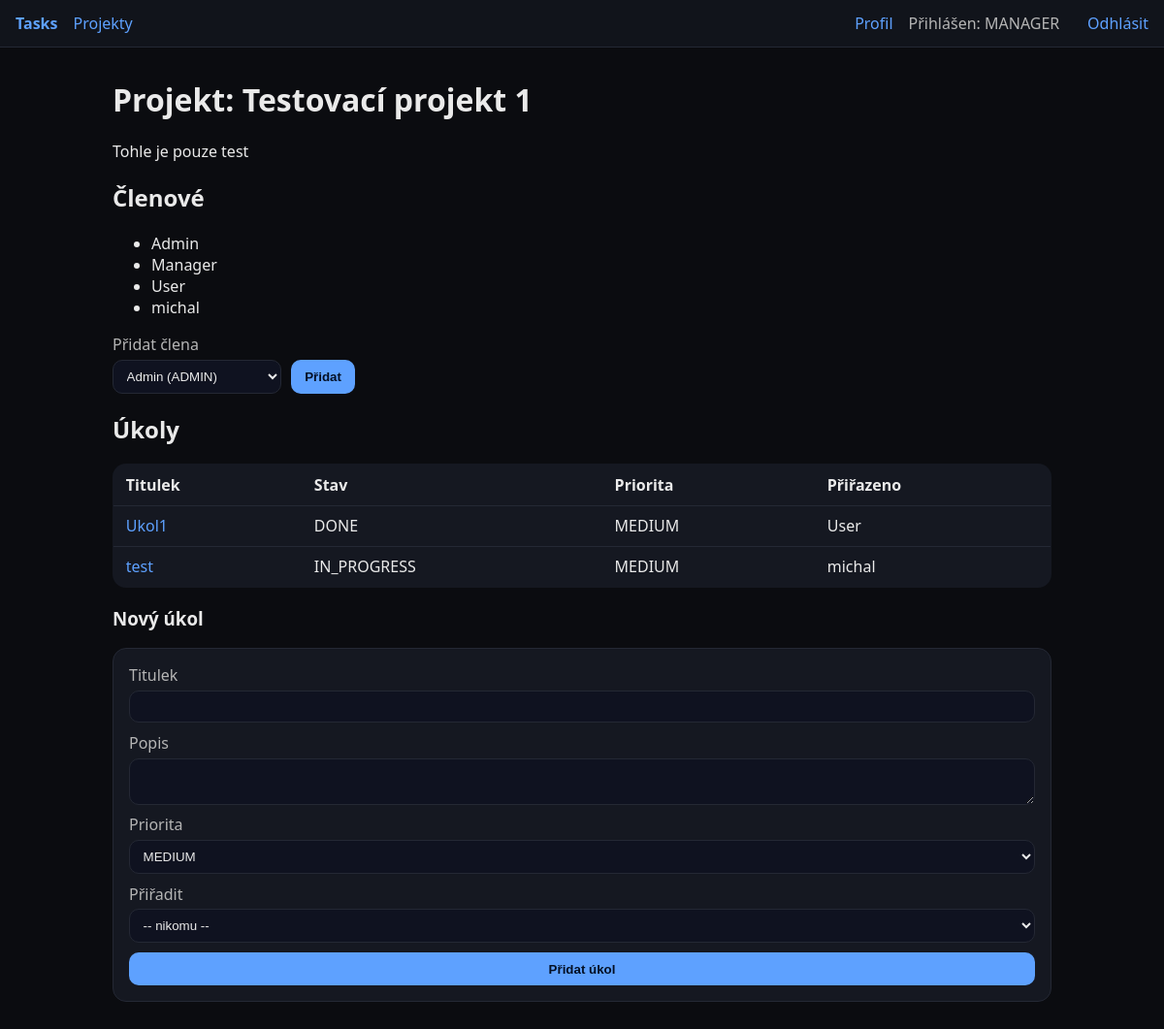
/projects/1 (signed in), run on the app's committed database.
### app/models.py (models this page shows)
class Project(Base):
    __tablename__ = "projects"
    id: Mapped[int] = mapped_column(Integer, primary_key=True)
    name: Mapped[str] = mapped_column(String, index=True)
    description: Mapped[str] = mapped_column(Text, default="")
    archived: Mapped[bool] = mapped_column(Boolean, default=False)
    owner_id: Mapped[int] = mapped_column(ForeignKey("users.id"))
    created_at: Mapped[datetime] = mapped_column(DateTime, default=func.now())
    owner = relationship("User")
    tasks = relationship("Task", back_populates="project", cascade="all, delete-orphan")
    members = relationship("ProjectMember", back_populates="project", cascade="all, delete-orphan")

class ProjectMember(Base):
    __tablename__ = "project_members"
    project_id: Mapped[int] = mapped_column(ForeignKey("projects.id"), primary_key=True)
    user_id: Mapped[int] = mapped_column(ForeignKey("users.id"), primary_key=True)
    project = relationship("Project", back_populates="members")
    user = relationship("User")
    __table_args__ = (UniqueConstraint("project_id", "user_id", name="uq_project_user"),)

class User(Base):
    __tablename__ = "users"
    id: Mapped[int] = mapped_column(Integer, primary_key=True, index=True)
    email: Mapped[str] = mapped_column(String, unique=True, index=True)
    password_hash: Mapped[str] = mapped_column(String)
    full_name: Mapped[str] = mapped_column(String, default="")
    role: Mapped[str] = mapped_column(String, default="USER")
    created_at: Mapped[datetime] = mapped_column(DateTime, default=func.now())
    tasks = relationship("Task", back_populates="assignee")

class Task(Base):
    __tablename__ = "tasks"
    id: Mapped[int] = mapped_column(Integer, primary_key=True)
    project_id: Mapped[int] = mapped_column(ForeignKey("projects.id"))
    assignee_id: Mapped[Optional[int]] = mapped_column(ForeignKey("users.id"), nullable=True)
    title: Mapped[str] = mapped_column(String)
    description: Mapped[str] = mapped_column(Text, default="")
    priority: Mapped[str] = mapped_column(String, default="MEDIUM")
    status: Mapped[str] = mapped_column(String, default="TODO")
    deadline: Mapped[Optional[date]] = mapped_column(Date, nullable=True)
    created_at: Mapped[datetime] = mapped_column(DateTime, default=func.now())
    updated_at: Mapped[datetime] = mapped_column(DateTime, default=func.now(), onupdate=func.now())
    project = relationship("Project", back_populates="tasks")
    assignee = relationship("User", back_populates="tasks")
    comments = relationship("Comment", back_populates="task", cascade="all, delete-orphan")

### app/routers/projects.py (the view)
@router.get("/{project_id}", response_class=HTMLResponse)
def project_detail(project_id: int, request: Request, db: Session = Depends(get_db), user: User = Depends(current_user)):
    project = db.get(Project, project_id)
    if not project:
        return RedirectResponse(url="/projects", status_code=303)
    q_status = request.query_params.get("status")
    q_priority = request.query_params.get("priority")
    q_assignee = request.query_params.get("assignee_id")
    q_due_before = request.query_params.get("due_before")
    members = db.query(ProjectMember).filter_by(project_id=project_id).all()
    tasks_q = db.query(Task).filter(Task.project_id == project_id)
    if q_status:
        tasks_q = tasks_q.filter(Task.status == q_status)
    if q_priority:
        tasks_q = tasks_q.filter(Task.priority == q_priority)
    if q_assignee:
        tasks_q = tasks_q.filter(Task.assignee_id == int(q_assignee))
    if q_due_before:
        try:
            d = date.fromisoformat(q_due_before)
            tasks_q = tasks_q.filter(Task.deadline != None, Task.deadline <= d)
        except:
            pass
    tasks = tasks_q.all()
    users = db.query(User).all()
    status_counts = db.query(Task.status, func.count(Task.id)).filter(Task.project_id == project_id).group_by(Task.status).all()
    priority_counts = db.query(Task.priority, func.count(Task.id)).filter(Task.project_id == project_id).group_by(Task.priority).all()
    return templates.TemplateResponse(
        "projects/detail.html",
        {
            "request": request,
            "project": project,
            "members": members,
            "tasks": tasks,
            "users": users,
            "status_counts": status_counts,
            "priority_counts": priority_counts,
        },
    )

### templates/projects/detail.html (shortened to what this page needs)
{% extends 'base.html' %}
{% block content %}
<h1>Projekt: {{ project.name }}</h1>
<p>{{ project.description }}</p>
<h2>Členové</h2>
<ul>
  {% for m in members %}
    <li>{{ m.user.full_name or m.user.email }}</li>
  {% endfor %}
</ul>
<form method="post" action="/projects/{{project.id}}/members" class="form inline">
  <label>Přidat člena
    <select name="user_id">
      {% for u in users %}
        <option value="{{u.id}}">{{u.full_name or u.email}} ({{u.role}})</option>
      {% endfor %}
    </select>
  </label>
  <button type="submit">Přidat</button>
</form>
<h2>Úkoly</h2>
<table class="table">
  <thead><tr><th>Titulek</th><th>Stav</th><th>Priorita</th><th>Přiřazeno</th></tr></thead>
  <tbody>
  {% for t in tasks %}
    <tr>
      <td><a href="/tasks/{{t.id}}">{{ t.title }}</a></td>
      <td>{{ t.status }}</td>
      <td>{{ t.priority }}</td>
      <td>{{ t.assignee.full_name if t.assignee else "-" }}</td>
    </tr>
  {% else %}
    <tr><td colspan="4">Žádné úkoly</td></tr>
  {% endfor %}
  </tbody>
</table>
<h3>Nový úkol</h3>
<form method="post" action="/projects/{{project.id}}/tasks" class="form">
  <label>Titulek <input name="title" required></label>
  <label>Popis <textarea name="description"></textarea></label>
  <label>Priorita
    <select name="priority">
      <option>LOW</option><option selected>MEDIUM</option><option>HIGH</option>
    </select>
  </label>
  <label>Přiřadit
    <select name="assignee_id">
      <option value="">-- nikomu --</option>
    </select>
  </label>
  <button type="submit">Přidat úkol</button>
</form>
{% endblock %}

### static/styles.css (style rules this page uses)
:root { --bg:#0b0c10; --card:#151821; --text:#eaeaea; --muted:#b5b5b5; --acc:#5ea1ff; }
* { box-sizing: border-box; }
body { margin:0; font-family: ui-sans-serif, system-ui, -apple-system, Segoe UI, Roboto, Arial; background:var(--bg); color:var(--text); }
a { color: var(--acc); text-decoration: none; }
.table { width:100%; border-collapse: collapse; background: var(--card); border:1px solid #242834; border-radius: 14px; overflow: hidden; }
.table th, .table td { padding:.6rem .8rem; border-bottom:1px solid #242834; text-align:left; }
.btn, button { background: var(--acc); color:#041025; border:0; padding:.6rem .9rem; border-radius:10px; cursor:pointer; font-weight:600; }
.form { display:flex; flex-direction: column; gap:.6rem; background: var(--card); border:1px solid #242834; padding:1rem; border-radius:14px; }
.form.inline { flex-direction: row; align-items: end; gap:.6rem; background: transparent; border: 0; padding: 0; }
label { display:flex; flex-direction: column; gap:.3rem; color: var(--muted); }
input, select, textarea { background:#0f1220; color: var(--text); border:1px solid #242834; border-radius:10px; padding:.5rem .6rem; }

### data on the page
Project: name "Testovací projekt 1", description "Tohle je pouze test"
ProjectMember: user "Admin"
ProjectMember: user "Manager"
ProjectMember: user "User"
ProjectMember: user "michal"
Task: title "Ukol1", status "DONE", priority "MEDIUM", assignee "User"
Task: title "test", status "IN_PROGRESS", priority "MEDIUM", assignee "michal"

### other printed values
{{ role or 'USER' }} "MANAGER"
form field user_id "Admin (ADMIN)"
